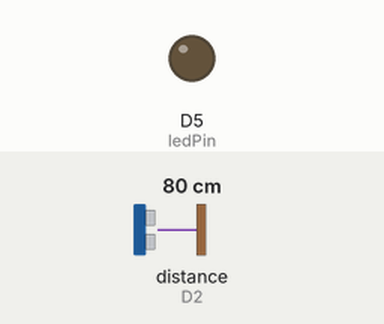
A sketch run on a simulated ESP8266 (NodeMCU). Shown: output pins drawn as LEDs (lit = HIGH). Wiring (inferred from the names in the program): ultrasonic range finder: trigger D1; echo D2. The test bench sets the inputs (shaded band); at power-on: distance to the obstacle (sensor on D2) 80 cm. The echo pulse lasts 58.3 µs per cm; WiFi joins after 1.5 s; servers stay silent unless stated; no MQTT or app messages arrive unless stated; pins used as bus, display or sensor lines are not drawn; what the sketch prints to the serial monitor is not drawn.

Above: at 3.2 s.
3.3 s: distance to the obstacle (sensor on D2) set to 33 cm
5.2 s: distance to the obstacle (sensor on D2) set to 27 cm
At 6.9 s:
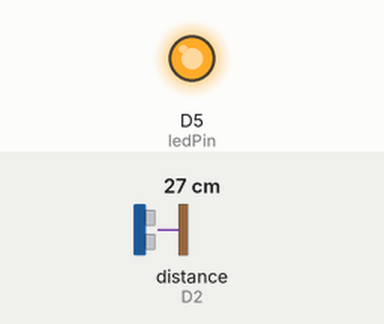
7.5 s: distance to the obstacle (sensor on D2) set to 35 cm
At 8.7 s:
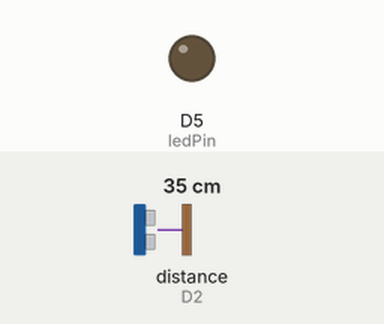
9.5 s: distance to the obstacle (sensor on D2) set to 2 cm
At 10.4 s:
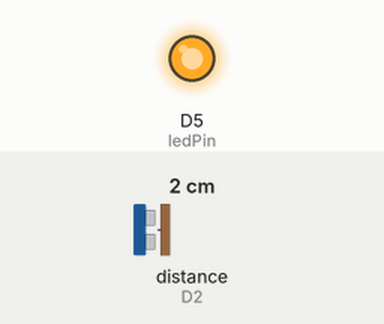
Timing chart, 0 to 12.5 s (numbered marks = the images above; inputs shaded):
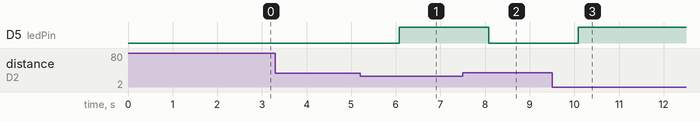

The sketch:

ultrasonic_hivemq.ino
```cpp
#include <ESP8266WiFi.h>
#include <PubSubClient.h>

// Pin definitions
const int trigPin = D1;  // Trig pin of the ultrasonic sensor
const int echoPin = D2;  // Echo pin of the ultrasonic sensor
const int ledPin = D5;   // LED pin

// Wi-Fi configuration
const char* ssid = "839";           // Replace with your Wi-Fi SSID
const char* password = "8399009050";    // Replace with your Wi-Fi password

// MQTT configuration
const char* mqttServer = "broker.hivemq.com"; // Public HiveMQ broker
const int mqttPort = 1883;                  // MQTT port (default)
const char* topic = "smartlight/led";             // MQTT topic

// Wi-Fi and MQTT client
WiFiClient espClient;
PubSubClient mqttClient(espClient);
void setup() {
    Serial.begin(115200);
    pinMode(trigPin, OUTPUT);
    pinMode(echoPin, INPUT);
    pinMode(ledPin, OUTPUT);

    // Connect to Wi-Fi
    WiFi.begin(ssid, password);
    while (WiFi.status() != WL_CONNECTED) {
        delay(1000);
        Serial.println("Connecting to WiFi...");
    }
    Serial.println("Connected to WiFi");

    // Set up MQTT server
    mqttClient.setServer(mqttServer, mqttPort);
}
void loop() {
    long duration, distance;

    // Trigger the ultrasonic sensor
    digitalWrite(trigPin, LOW);
    delayMicroseconds(2);
    digitalWrite(trigPin, HIGH);
    delayMicroseconds(10);
    digitalWrite(trigPin, LOW);

    // Read the echo pin
    duration = pulseIn(echoPin, HIGH);
    distance = (duration * 0.034 / 2); // Distance in cm

    // Control LED and publish status
    if (distance < 30) { // Change distance threshold as needed
        digitalWrite(ledPin, HIGH);
        mqttClient.publish(topic, "ON");
    } else {
        digitalWrite(ledPin, LOW);
        mqttClient.publish(topic, "OFF");
    }
// Ensure MQTT client is connected
    if (!mqttClient.connected()) {
        if (mqttClient.connect("NodeMCUClient")) {
            Serial.println("Connected to MQTT");
        }
    }
    mqttClient.loop(); // Process MQTT messages
    delay(1000); // Adjust delay as necessary
}
```

Measured:
- the behaviour switches between 31 and 30 cm on distance to the obstacle (sensor on D2) (found by bisection; images 0 and 1)
- after the input at 3.3 s, every drawn part: stays the same
- after the input at 5.2 s, D5 (ledPin): LOW → HIGH after 0.87 s
- after the input at 7.5 s, D5 (ledPin): HIGH → LOW after 0.58 s
- after the input at 9.5 s, D5 (ledPin): LOW → HIGH after 0.58 s
